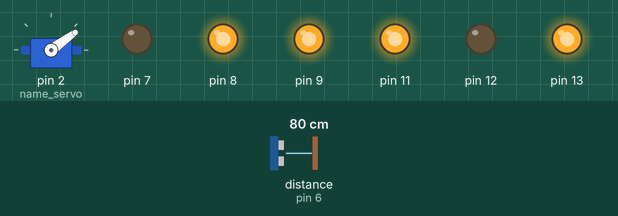
Recording of a sketch running on a simulated Arduino Uno, built with avr-gcc and run on an emulated ATmega328P. On the bench: servo, output pins drawn as LEDs (lit = HIGH). Dashed ring = blinking. Inputs (shaded band) come from the test bench; at power-on: distance to the obstacle (sensor on pin 6) 80 cm. The echo pulse lasts 58.3 µs per cm.

Above: at 4.4 s.
4.5 s: distance to the obstacle (sensor on pin 6) set to 32 cm
7.5 s: distance to the obstacle (sensor on pin 6) set to 27 cm
At 7.71 s:
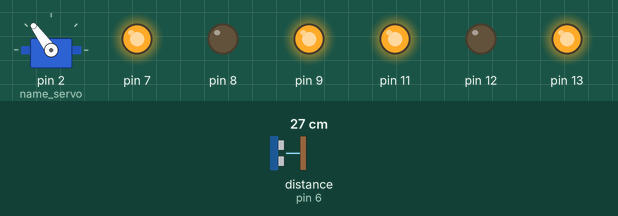
10.5 s: distance to the obstacle (sensor on pin 6) set to 22 cm
13.5 s: distance to the obstacle (sensor on pin 6) set to 18 cm
At 13.9 s:
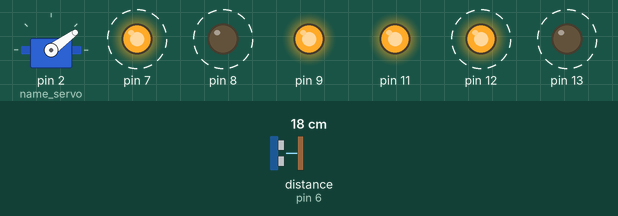
16.5 s: distance to the obstacle (sensor on pin 6) set to 35 cm
At 16.98 s:
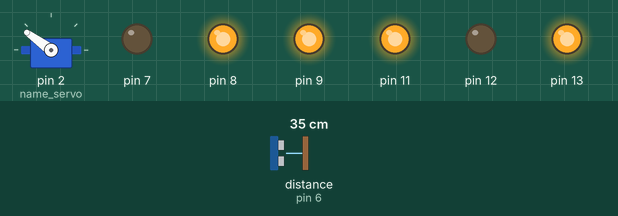
19.5 s: distance to the obstacle (sensor on pin 6) set to 2 cm
At 20.0 s:
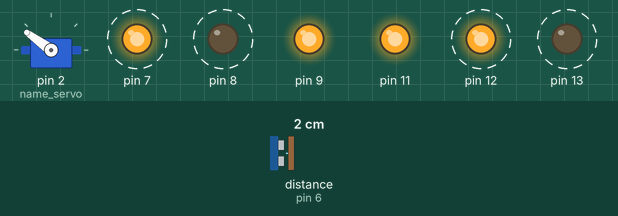
Timing chart, 0 to 23.5 s (numbered marks = the images above; inputs shaded):
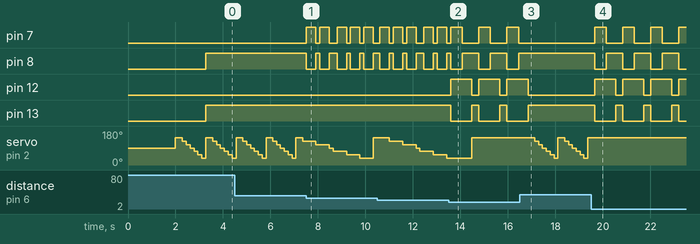

The sketch:

ultrasound.ino
```cpp
// defines pins numbers
#include<Servo.h>
#include <NewPing.h>
Servo name_servo;
const int trigPin = 5;
const int echoPin = 6;

#define MAX_DISTANCE_POSSIBLE 1000
// defines variables
NewPing sonar( trigPin, echoPin, MAX_DISTANCE_POSSIBLE);
long duration;
int distance;


int pos = 0;
int maxDist = 0;
int maxAngle = 0;
int maxRight = 0;
int maxLeft = 0;
int maxFront = 0;
int course = 0;
int curDist = 0;
String motorSet = "";
int speedSet = 0;
#define COLL_DIST 20
#define TURN_DIST COLL_DIST+10
void setup() {
  name_servo.attach(2);
  name_servo.write(90);
pinMode(trigPin, OUTPUT); // Sets the trigPin as an Output
pinMode(echoPin, INPUT); // Sets the echoPin as an Input
Serial.begin(9600); // Starts the serial communication
pinMode(7, OUTPUT);
  pinMode(8, OUTPUT);
  pinMode(9, OUTPUT);
  pinMode(12, OUTPUT);
  pinMode(13, OUTPUT);
  pinMode(11, OUTPUT);

   delay(2000);
  checkPath();
  motorSet = "FORWARD";
  name_servo.write(90);
  moveForward();

}

void loop() {
   checkForward();
  checkPath();
  /*
  name_servo.write(90);
// Clears the trigPin
digitalWrite(trigPin, LOW);
delayMicroseconds(2);

// Sets the trigPin on HIGH state for 10 micro seconds
digitalWrite(trigPin, HIGH);
delayMicroseconds(10);
digitalWrite(trigPin, LOW);

// Reads the echoPin, returns the sound wave travel time in microseconds
duration = pulseIn(echoPin, HIGH);

// Calculating the distance
distance= duration*0.034/2;

// Prints the distance on the Serial Monitor
Serial.print("Distance: ");
Serial.println(distance);
if(distance > 35)
{
  digitalWrite(8, HIGH);
  digitalWrite(7, LOW);
  digitalWrite(9,80);
  digitalWrite(12, HIGH);
  digitalWrite(13, LOW);
  digitalWrite(11,80);
}
else
{
 name_servo.write(144);
 int d1;
 digitalWrite(trigPin, LOW);
delayMicroseconds(2);
digitalWrite(trigPin, HIGH);
delayMicroseconds(10);
digitalWrite(trigPin, LOW);
duration = pulseIn(echoPin, HIGH);
d1= duration*0.034/2;
name_servo.write(36);
int d2;
digitalWrite(trigPin, LOW);
delayMicroseconds(2);
digitalWrite(trigPin, HIGH);
delayMicroseconds(10);
digitalWrite(trigPin, LOW);
duration = pulseIn(echoPin, HIGH);
d2= duration*0.034/2;
if(d1>d2){
  digitalWrite(8, LOW);
  digitalWrite(7, LOW);
  digitalWrite(9,80);
  digitalWrite(12, HIGH);
  digitalWrite(13, LOW);
  digitalWrite(11,80);
}
else{
  digitalWrite(8, HIGH);
  digitalWrite(7, LOW);
  digitalWrite(9,80);
  digitalWrite(12, LOW);
  digitalWrite(13, LOW);
  digitalWrite(11,80);
}
delay(100);
}*/
}
void checkPath() {
  int curLeft = 0;
  int curFront = 0;
  int curRight = 0;
  int curDist = 0;
  name_servo.write(144);
  delay(120);
  for(pos = 144; pos >= 36; pos-=18)
  {
    name_servo.write(pos);
    delay(90);
    checkForward();
    curDist = readPing();
    if (curDist < COLL_DIST) {
      checkCourse();
      break;
    }
    if (curDist < TURN_DIST) {
      changePath();
    }
    if (curDist > curDist) {maxAngle = pos;}
    if (pos > 90 && curDist > curLeft) { curLeft = curDist;}
    if (pos == 90 && curDist > curFront) {curFront = curDist;}
    if (pos < 90 && curDist > curRight) {curRight = curDist;}
  }
  maxLeft = curLeft;
  maxRight = curRight;
  maxFront = curFront;
}
void setCourse() {
    if (maxAngle < 90) {turnRight();}
    if (maxAngle > 90) {turnLeft();}
    maxLeft = 0;
    maxRight = 0;
    maxFront = 0;
}

void checkCourse() {
  moveBackward();
  delay(500);
  moveStop();
  setCourse();
}
void changePath() {
  if (pos < 90) {lookLeft();}
  if (pos > 90) {lookRight();}
}
int readPing() {
  delay(70);
  unsigned int uS = sonar.ping();
  int cm = uS/US_ROUNDTRIP_CM;
  return cm;
}
void checkForward() { if (motorSet=="FORWARD") {digitalWrite(8, HIGH);
  digitalWrite(7, LOW);
  digitalWrite(9,80);
  digitalWrite(13, HIGH);
  digitalWrite(12, LOW);
  digitalWrite(11,80); } }

  void checkBackward() { if (motorSet=="BACKWARD") {digitalWrite(8, LOW);
  digitalWrite(7, HIGH);
  digitalWrite(9,80);
  digitalWrite(13, LOW);
  digitalWrite(12, HIGH);
  digitalWrite(11,80); } }

  void moveStop() {digitalWrite(8, LOW);
  digitalWrite(7, LOW);
  digitalWrite(9,80);
  digitalWrite(13, LOW);
  digitalWrite(12, LOW);
  digitalWrite(11,80);}

  void moveForward() {
    motorSet = "FORWARD";
    digitalWrite(8, HIGH);
  digitalWrite(7, LOW);
  digitalWrite(9,80);
  digitalWrite(13, HIGH);
  digitalWrite(12, LOW);
  digitalWrite(11,80);

}
void moveBackward() {
    motorSet = "BACKWARD";
   digitalWrite(8, LOW);
  digitalWrite(7, HIGH);
  digitalWrite(9,80);
  digitalWrite(13, LOW);
  digitalWrite(12, HIGH);
  digitalWrite(11,80);
}
void turnRight() {
  motorSet = "RIGHT";
 digitalWrite(8, HIGH);
  digitalWrite(7, LOW);
  digitalWrite(9,80);
  digitalWrite(13, LOW);
  digitalWrite(12, HIGH);
  digitalWrite(11,80);
  delay(400);
  motorSet = "FORWARD";
  digitalWrite(8, HIGH);
  digitalWrite(7, LOW);
  digitalWrite(9,80);
  digitalWrite(13, HIGH);
  digitalWrite(12, LOW);
  digitalWrite(11,80);
}
void turnLeft() {
  motorSet = "LEFT";
  digitalWrite(8, LOW);
  digitalWrite(7, HIGH);
  digitalWrite(9,80);
  digitalWrite(13, HIGH);
  digitalWrite(12, LOW);
  digitalWrite(11,80);
  delay(400);
  motorSet = "FORWARD";
 digitalWrite(8, HIGH);
  digitalWrite(7, LOW);
  digitalWrite(9,80);
  digitalWrite(13, HIGH);
  digitalWrite(12, LOW);
  digitalWrite(11,80);
}

void lookRight() {  digitalWrite(8, LOW);
  digitalWrite(7, HIGH);
  digitalWrite(9,80); delay(400); digitalWrite(8, HIGH);
  digitalWrite(7, LOW);
  digitalWrite(9,80);
  digitalWrite(13, HIGH);
  digitalWrite(12, LOW);
  digitalWrite(11,80);    }
void lookLeft() {digitalWrite(8, LOW);
  digitalWrite(7, HIGH);
  digitalWrite(9,80); delay(400); digitalWrite(8, HIGH);
  digitalWrite(7, LOW);
  digitalWrite(9,80);
  digitalWrite(13, HIGH);
  digitalWrite(12, LOW);
  digitalWrite(11,80); }
```

Measured:
- the behaviour switches between 30 and 29 cm on distance to the obstacle (sensor on pin 6) (found by bisection; images 0 and 1)
- the behaviour switches between 20 and 19 cm on distance to the obstacle (sensor on pin 6) (found by bisection; images 1 and 2)
- after the input at 7.5 s, pin 7: LOW → HIGH at once, → LOW 0.40 s later, → HIGH 0.16 s later, → LOW 0.40 s later, … (10 changes in this stretch); pin 8: HIGH → LOW at once, → HIGH 0.40 s later, → LOW 0.16 s later, → HIGH 0.40 s later, … (10 changes in this stretch)
- after the input at 13.5 s, pin 12: alternates HIGH for 0.90 s and LOW for 0.28 s, starting after 0.08 s; pin 13: alternates HIGH for 0.28 s and LOW for 0.90 s, starting after 0.08 s
- after the input at 16.5 s, pin 7: stops changing and stays LOW; pin 8: stops changing and stays HIGH; pin 12: goes on until 16.8 s, then stays LOW; pin 13: goes on until 16.8 s, then stays HIGH; servo on pin 2 (name_servo): ramps from 144° to 36° and jumps back, once every 1.3 s
- after the input at 19.5 s, pin 7: alternates HIGH for 0.50 s and LOW for 0.68 s, starting after 0.15 s; pin 8: alternates HIGH for 0.68 s and LOW for 0.50 s, starting after 0.15 s
